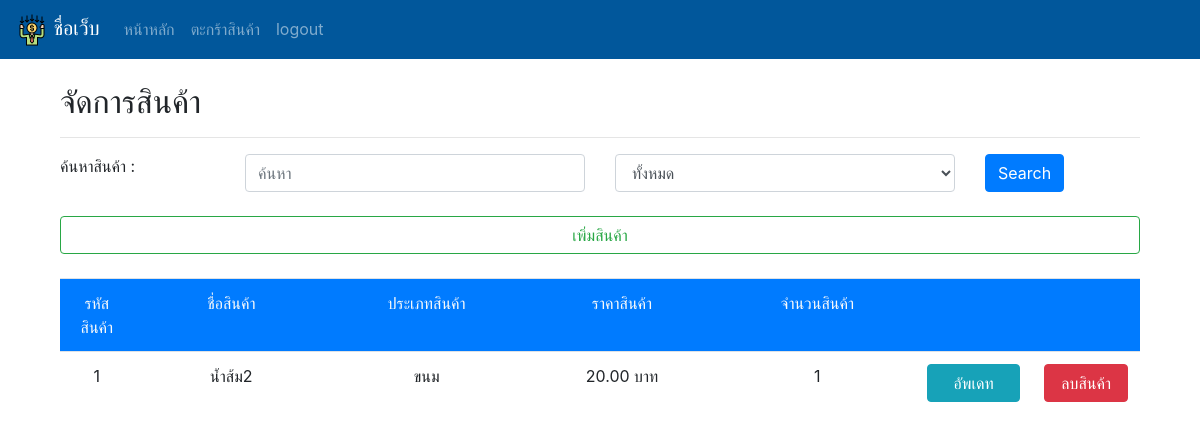
Before: /manage/manage/ with the older database file.
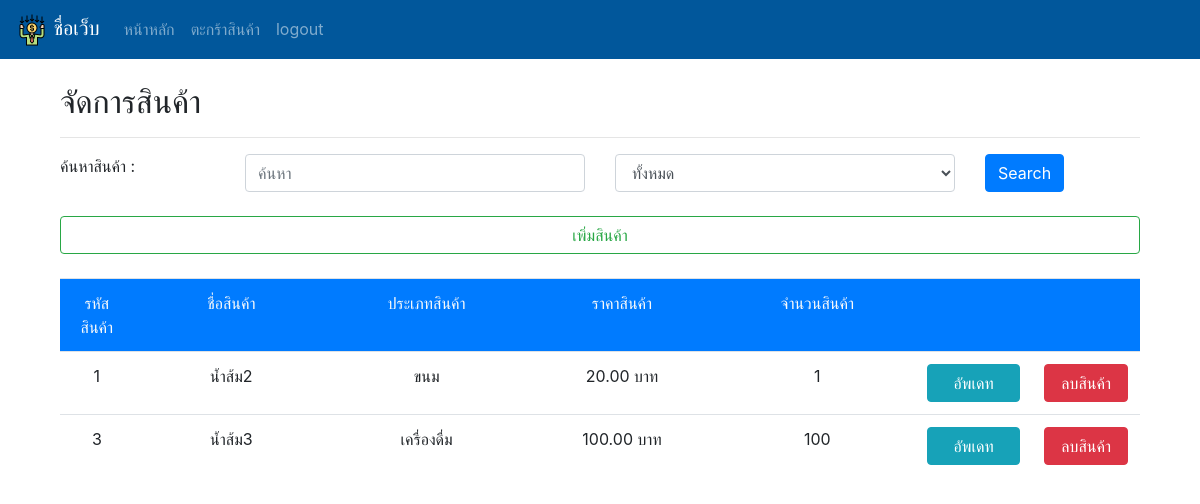
After: the same page with the newer database file.
### main/models.py (models this page shows, shortened)
class Product(models.Model):
    type = models.ForeignKey(Type, on_delete=models.PROTECT,null=True)
    name = models.CharField(max_length=255)
    price = models.FloatField()
    stock = models.IntegerField()
    picture = models.ImageField(upload_to='product_pic',null=True,blank=True)

class Type(models.Model):
    type_name = models.CharField(max_length=255)

### manage/views.py (the view)
# urls.py: path('manage/', views.manage, name='manage'),
def manage(request):
    product = Product.objects.all()
    context = {
        'product' : product
    }
    return render(request, 'manage/manage.html', context=context)

### manage/templates/manage/manage.html (shortened to what this page needs)
{% extends 'basesell.html' %}
{% block content %}
<body>
  <div class="container">
    <h2>จัดการสินค้า</h2>
    <hr>
    <form method="GET" action="{% url 'manage' %}">
      <div class="row">
        <div class="col-sm-2">
          <label>ค้นหาสินค้า :</label>
        </div>
        <div class="col-sm-4">
          <input type="text" name="search" value="{{search}}" placeholder="ค้นหา" class="form-control col">
        </div>
        <div class="col-sm-4">
          <select name="sel" id="" class="form-control col">
            <option value="0">ทั้งหมด</option>
          </select>
        </div>
        <div class="col">
          <input type="submit" value="Search" class="btn btn-primary">
        </div>
      </div><br>
      <div class="row">
        <div class="col">
          <a href="{% url 'addpd'%}">
            <div class="btn btn-outline-success col">เพิ่มสินค้า</div>
          </a>
        </div>
      </div><br>
    </form>
    <div class="scr">
      <table class="table table-bordered-primary text-center">
        <thead class="bg-primary text-light">
          <tr>
            <td>รหัสสินค้า</td>
            <td>ชื่อสินค้า</td>
            <td>ประเภทสินค้า</td>
            <td>ราคาสินค้า</td>
            <td>จำนวนสินค้า</td>
            <td></td>
            <td></td>
          </tr>
        </thead>
        <tbody>
        {% for p in product %}
          <tr>
            <td width='10'>{{ p.id }}</td>
            <td width='150'>{{ p.name }}</td>
            <td width='150'>{{ p.type.type_name }}</td>
            <td width='150'>{{ p.price|stringformat:".2f" }} บาท</td>
            <td width='150'>{{ p.stock }}</td>
            <td width='20'>
              <a href="{% url 'pup' product_id=p.id %}">
                <div class="btn btn-info col">อัพเดท</div>
              </a>
            </td>
            <td width='20'>
              <a href="{% url 'del_product' product_id=p.id %}">
                <div class="btn btn-danger col">ลบสินค้า</div>
              </a>
            </td>
          </tr>
          {% endfor %}
        </tbody>
      </table>
    </div>
  </div>
</body>
{% endblock %}

Changed rows visible on the page:
added Product: id "3", name "น้ำส้ม3", type.type_name "เครื่องดื่ม", price "100.00", stock "100"
